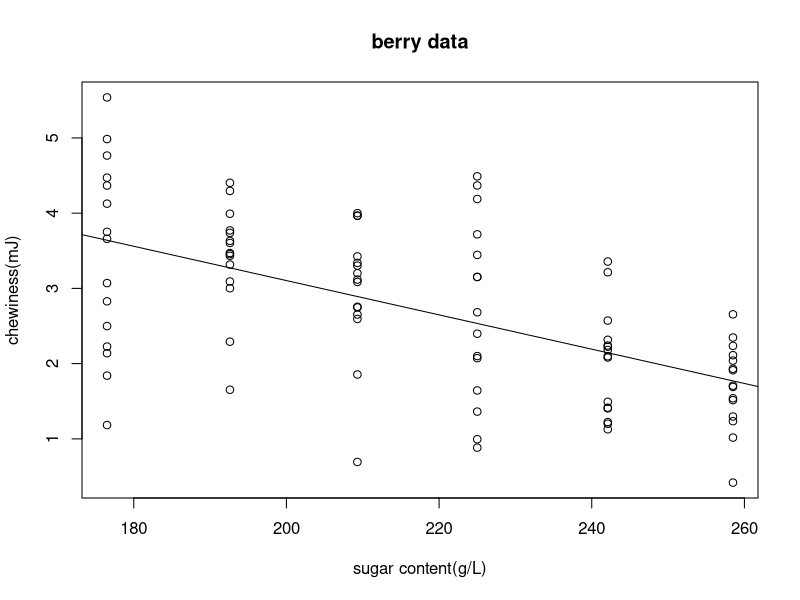

The R script that drew this image:
## ---- chunk 1
knitr::opts_chunk$set(echo = TRUE)
## ---- chunk 2
# (a)
berry=read.csv("berries.csv")
y=berry$chewiness
x=berry$sugar

plot(x,y,xlab = "sugar content(g/L)", ylab="chewiness(mJ)", main="berry data")

# (b)
M=lm(y~x)
b0.hat = M$coefficients[1]
b1.hat = M$coefficients[2]
# when b0.hat is this value, sum of square of residual is minimized, so we estimate beta_0 to be b0.hat
b0.hat
# when b1.hat is this value, sum of square of residual is minimized, so we estimate beta_1 to be b1.hat
b1.hat
abline(b0.hat, b1.hat)
## ---- chunk 3
# (c)
n=length(x)
e=M$residuals
sig.hat=sqrt(sum(e^2)/(n-2))
xbar=mean(x)
Sxx=sum((x-xbar)*(x-xbar))

s1 = sig.hat/sqrt(Sxx)
Tobs = b1.hat/s1
# t statistics
round(Tobs,3)
pval = pt(q=abs(Tobs), df=n-2, lower.tail = FALSE)
pval = 2*pval
round(pval, 9)
## ---- chunk 4

# (d)
pred.int = function(xstar,xlevel){
  qval=qt(1-(1-xlevel)/2, df=n-2)
  mu.star = b0.hat + b1.hat * xstar
  s.star = sig.hat*(1+1/n+(xstar-xbar)^2/Sxx) # standard error
  cbind(L=mu.star - qval * s.star,
        U=mu.star + qval * s.star)
}
pred.interval= pred.int(120, 0.95)
pred.interval
pred.estimate = b0.hat + b1.hat * 120
pred.estimate
## ---- chunk 5
reptime=2000
b0.hat.vec = rep(0, reptime)
b1.hat.vec = rep(0, reptime)
b0.CI.lst = vector("list", length=reptime)
b1.CI.lst = vector("list", length=reptime)
set.seed(20704870)

for(i in 1:reptime){
  #a)
  x=c(1,1,2,3,3,3,4,5,5,6)
  y=2*x+1+rnorm(10,0,0.5)
  
  #b)
  xbar=mean(x)
  ybar=mean(y)
  Sxy=sum((y-ybar)*(x-xbar))
  Sxx=sum((x-xbar)*(x-xbar))
  n=length(y)
  b1.hat = Sxy/Sxx
  b0.hat=ybar-b1.hat*xbar
  b1.hat.vec[i]=b1.hat
  b0.hat.vec[i]=b0.hat
  
  #c)
  yfit=b0.hat+b1.hat*x
  e=y-yfit
  sig.hat=sqrt(sum(e^2)/(n-2))
  conf = 0.9
  qval = -qt(p=(1-conf)/2, df=n-2)
  
  s1 = sig.hat/sqrt(Sxx)
  
  b1.CI = b1.hat+c(-1,1)*qval*s1
  
  round(b1.CI, 3)
  
  s0=sig.hat*sqrt(1/n+xbar^2/Sxx)
  
  b0.CI = b0.hat + c(-1, 1) * qval * s0
  round(b0.CI, 3)
  
  b0.CI.lst[[i]]=b0.CI
  b1.CI.lst[[i]]=b1.CI
}

#d)
b0.hat.mean=mean(b0.hat.vec)
b0.hat.mean
b0.hat.var = var(b0.hat.vec)
b0.hat.var
b1.hat.mean=mean(b1.hat.vec)
b1.hat.mean
b1.hat.var = var(b1.hat.vec)
b1.hat.var
## ---- chunk 6
correct.b1.count=0
for(i in 1:reptime){
  if(b1.CI.lst[[i]][1]<= 2 && b1.CI.lst[[i]][2]>=2){
    correct.b1.count=correct.b1.count+1
  }
}
correct.b1.count/reptime


correct.b0.count=0
for(i in 1:reptime){
  if(b0.CI.lst[[i]][1]<= 1 && b0.CI.lst[[i]][2]>=1){
    correct.b0.count=correct.b0.count+1
  }
}
correct.b0.count/reptime
